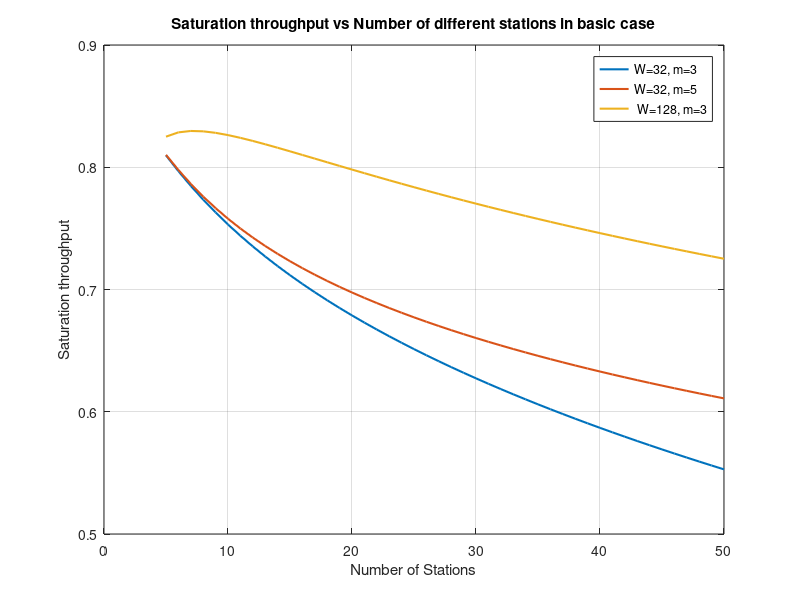

Reproduce this figure in MATLAB.
% Calculations based on Bianchi's paper
clear; clc; close all;
% Set default parameters from the paper
SIFS = 28; 
DIFS = 128; 
slot_time = 50; 
prop_delay = 1; %in us (microseconds)
PayLoad = 8184; 
MAC_header = 272; 
PHY_header = 128; 
ack = 112; % in bits
H = MAC_header + PayLoad + PHY_header; % in bits
ACK = 112 + PHY_header;  % in bits
Ts = (H + SIFS + ACK + DIFS + 2 * prop_delay)/slot_time;
Tc = (H + DIFS + prop_delay)/slot_time;

% Set the window size and stage number
W=32;
m=3;
% Computation
throughput1=[];
itr=50;
for n=5:1:itr % Start from 5 stations condition
    fn = @(p)(p-1+(1-2*(1-2*p)/((1-2*p)*(W+1)+p*W*(1-(2*p)^m)))^(n-1));
    % P is the probability that transmitted packet collide
    P = fzero(fn,[0,1]); 
    % tau is probability that a station transmits in a generic slot time
    tau = 2*(1-2*P)/((1-2*P)*(W+1)+P*W*(1-(2*P)^m));
    % Ptr is that in a slot time there is at least one transmission
    Ptr = 1-(1 - tau)^n;
    % Ps is the probability that a transmission is successful
    Ps = n*tau*(1-tau)^(n-1)/Ptr;
    % ETX is the number of consecutive idle slots between two consecutive transmissions on the channel
    E_Idle=1/Ptr-1;
    % Throughput = Ps * E[P] / (ETX + Ps * Ts + (1 - Ps) * Tc)
    S=Ps*(PayLoad/slot_time)/(E_Idle+Ps*Ts+(1-Ps)*Tc);
    throughput1=[throughput1,S];
end
plot(5:1:itr,throughput1,'LineWidth',1.5);
hold on;
axis([0 itr 0.5 0.9]);
xlabel('Number of Stations');
ylabel('Saturation throughput');
title('Saturation throughput vs Number of different stations in basic case');
grid on;

%W=32 m=5
W=32;
m=5;
throughput2 = [];
for n = 5:1:itr
    fn = @(p)(p-1+(1-2*(1-2*p)/((1-2*p)*(W+1)+p*W*(1-(2*p)^m)))^(n-1));
    P = fzero(fn,[0,1]);
    tau = 2*(1-2*P)/((1-2*P)*(W+1)+P*W*(1-(2*P)^m));
    Ptr = 1-(1 - tau)^n;
    Ps = n*tau*(1-tau)^(n-1)/Ptr;
    E_Idle=1/Ptr-1;
    S=Ps*(PayLoad/slot_time)/(E_Idle+Ps*Ts+(1-Ps)*Tc);
    throughput2=[throughput2,S];
end
plot(5:1:itr,throughput2,'LineWidth',1.5);
hold on;

%W=128, m=3
W=128;
m=3;
throughput3 = [];
for n = 5:1:itr
    fn = @(p)(p-1+(1-2*(1-2*p)/((1-2*p)*(W+1)+p*W*(1-(2*p)^m)))^(n-1));
    P = fzero(fn,[0,1]);
    tau = 2*(1-2*P)/((1-2*P)*(W+1)+P*W*(1-(2*P)^m));
    Ptr = 1-(1 - tau)^n;
    Ps = n*tau*(1-tau)^(n-1)/Ptr;
    E_Idle=1/Ptr-1;
    S=Ps*(PayLoad/slot_time)/(E_Idle+Ps*Ts+(1-Ps)*Tc);
    throughput3=[throughput3,S];
end
plot(5:1:itr,throughput3,'LineWidth',1.5);
legend('W=32, m=3','W=32, m=5',' W=128, m=3');
hold off;